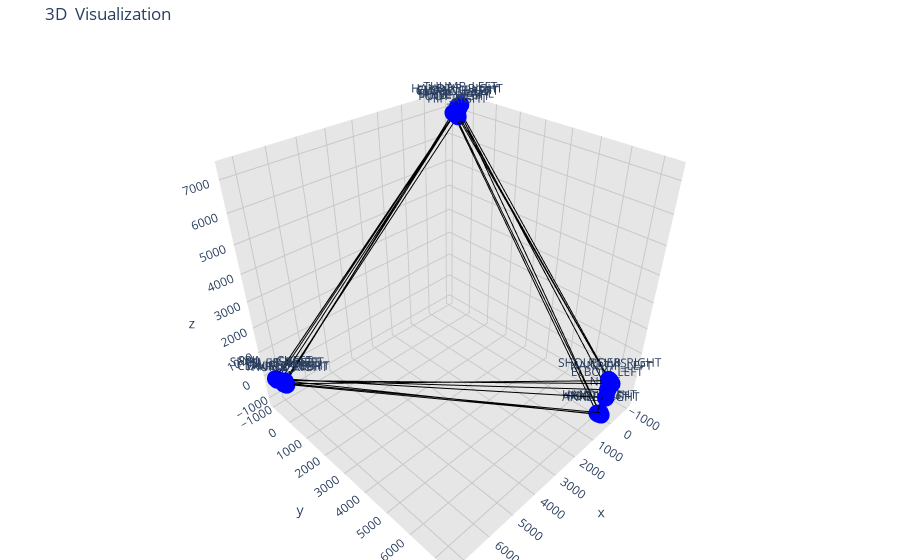

Write notebook code for a chart like this one.
### Code cell
import torch
import pandas as pd
import plotly.graph_objs as go
from torch_geometric.data import Data

# Load the dataset

df = pd.read_csv(file_path)
"""
# Define anatomical connections as edges
edges = torch.tensor([
    [0, 1],   # PELVIS to SPINE_NAVAL
    [1, 2],   # SPINE_NAVAL to SPINE_CHEST
    [2, 3],   # SPINE_CHEST to NECK
    [2, 4],   # SPINE_CHEST to CLAVICLE_LEFT
    [4, 5],   # CLAVICLE_LEFT to SHOULDER_LEFT
    [5, 6],   # SHOULDER_LEFT to ELBOW_LEFT
    [6, 7],   # ELBOW_LEFT to WRIST_LEFT
    [7, 8],   # WRIST_LEFT to HAND_LEFT
    [8, 9],   # HAND_LEFT to HANDTIP_LEFT
    [7, 10],  # WRIST_LEFT to THUMB_LEFT
    [2, 11],  # SPINE_CHEST to CLAVICLE_RIGHT
    [11, 12], # CLAVICLE_RIGHT to SHOULDER_RIGHT
    [12, 13], # SHOULDER_RIGHT to ELBOW_RIGHT
    [13, 14], # ELBOW_RIGHT to WRIST_RIGHT
    [14, 15], # WRIST_RIGHT to HAND_RIGHT
    [15, 16], # HAND_RIGHT to HANDTIP_RIGHT
    [14, 17], # WRIST_RIGHT to THUMB_RIGHT
    [0, 18],  # PELVIS to HIP_LEFT
    [18, 19], # HIP_LEFT to KNEE_LEFT
    [19, 20], # KNEE_LEFT to ANKLE_LEFT
    [20, 21], # ANKLE_LEFT to FOOT_LEFT
    [0, 22],  # PELVIS to HIP_RIGHT
    [22, 23], # HIP_RIGHT to KNEE_RIGHT
    [23, 24], # KNEE_RIGHT to ANKLE_RIGHT
    [24, 25], # ANKLE_RIGHT to FOOT_RIGHT
]).t().contiguous()

# List of joints in the order they appear in the DataFrame
joints = [
    'FOOT_RIGHT', 'FOOT_LEFT', 'ANKLE_RIGHT', 'ANKLE_LEFT', 'KNEE_RIGHT', 'KNEE_LEFT',
    'HIP_RIGHT', 'HIP_LEFT', 'PELVIS', 'SPINE_NAVAL', 'SPINE_CHEST',
    'CLAVICLE_RIGHT', 'CLAVICLE_LEFT', 'SHOULDER_RIGHT', 'SHOULDER_LEFT',
    'ELBOW_RIGHT', 'ELBOW_LEFT', 'WRIST_RIGHT', 'WRIST_LEFT', 'HAND_RIGHT',
    'HAND_LEFT', 'HANDTIP_RIGHT', 'HANDTIP_LEFT', 'THUMB_RIGHT', 'THUMB_LEFT',
    'NECK', 'HEAD', 'NOSE', 'EYE_LEFT', 'EAR_LEFT', 'EYE_RIGHT', 'EAR_RIGHT'
]
"""

edges = torch.tensor([
    [0, 1],   # PELVIS to SPINE_NAVAL
    [1, 2],   # SPINE_NAVAL to SPINE_CHEST
    [2, 3],   # SPINE_CHEST to NECK
    [2, 4],   # SPINE_CHEST to CLAVICLE_LEFT
    [4, 5],   # CLAVICLE_LEFT to SHOULDER_LEFT
    [5, 6],   # SHOULDER_LEFT to ELBOW_LEFT
    [6, 7],   # ELBOW_LEFT to WRIST_LEFT
    [7, 8],   # WRIST_LEFT to HAND_LEFT
    [8, 9],   # HAND_LEFT to HANDTIP_LEFT
    [7, 10],  # WRIST_LEFT to THUMB_LEFT
    [2, 11],  # SPINE_CHEST to CLAVICLE_RIGHT
    [11, 12], # CLAVICLE_RIGHT to SHOULDER_RIGHT
    [12, 13], # SHOULDER_RIGHT to ELBOW_RIGHT
    [13, 14], # ELBOW_RIGHT to WRIST_RIGHT
    [14, 15], # WRIST_RIGHT to HAND_RIGHT
    [15, 16], # HAND_RIGHT to HANDTIP_RIGHT
    [14, 17], # WRIST_RIGHT to THUMB_RIGHT
    [0, 18],  # PELVIS to HIP_LEFT
    [18, 19], # HIP_LEFT to KNEE_LEFT
    [19, 20], # KNEE_LEFT to ANKLE_LEFT
    [20, 21], # ANKLE_LEFT to FOOT_LEFT
    [0, 22],  # PELVIS to HIP_RIGHT
    [22, 23], # HIP_RIGHT to KNEE_RIGHT
    [23, 24], # KNEE_RIGHT to ANKLE_RIGHT
    [24, 25], # ANKLE_RIGHT to FOOT_RIGHT
]).t().contiguous()

joints = [
    'PELVIS', 'SPINE_NAVAL', 'SPINE_CHEST', 'NECK', 'CLAVICLE_LEFT', 'SHOULDER_LEFT',
    'ELBOW_LEFT', 'WRIST_LEFT', 'HAND_LEFT', 'HANDTIP_LEFT', 'THUMB_LEFT',
    'CLAVICLE_RIGHT', 'SHOULDER_RIGHT', 'ELBOW_RIGHT', 'WRIST_RIGHT', 'HAND_RIGHT',
    'HANDTIP_RIGHT', 'THUMB_RIGHT', 'HIP_LEFT', 'KNEE_LEFT', 'ANKLE_LEFT',
    'FOOT_LEFT', 'HIP_RIGHT', 'KNEE_RIGHT', 'ANKLE_RIGHT', 'FOOT_RIGHT'
]


# Function to extract node features and create a Data object
def create_data_object_vis(row):
    node_features = []
    node_positions = []  # Store (x, y, z) positions separately for Plotly visualization

    for joint in joints:
        x = row[f'{joint}_X']
        y = row[f'{joint}_Y']
        z = row[f'{joint}_Z']
        node_features.append([x, y, z])
        node_positions.append((x, y, z))  # Save position for each joint

    node_features = torch.tensor(node_features, dtype=torch.float)

    # Extract label (assuming 'frailty' is the target column)
    label = torch.tensor([row['QoR_class']], dtype=torch.float)

    # Create the Data object
    data = Data(x=node_features, edge_index=edges, y=label)

    return data, node_positions

# Function to plot the graph using Plotly
def plot_graph(node_positions):
    # Extract x, y, z coordinates from node_positions
    x_coords = [pos[0] for pos in node_positions]
    y_coords = [pos[1] for pos in node_positions]
    z_coords = [pos[2] for pos in node_positions]

    # Create edges for Plotly
    edge_x = []
    edge_y = []
    edge_z = []
    for edge in edges.t().tolist():
        x0, y0, z0 = node_positions[edge[0]]
        x1, y1, z1 = node_positions[edge[1]]
        edge_x.extend([x0, x1, None])
        edge_y.extend([y0, y1, None])
        edge_z.extend([z0, z1, None])

    # Plot the edges
    edge_trace = go.Scatter3d(
        x=edge_x, y=edge_y, z=edge_z,
        mode='lines',
        line=dict(color='black', width=2),
        hoverinfo='none'
    )

    # Plot the nodes with joint names
    node_trace = go.Scatter3d(
        x=x_coords, y=y_coords, z=z_coords,
        mode='markers+text',
        marker=dict(size=6, color='blue'),
        text=joints,  # Use the joint names as text labels
        hoverinfo='text'
    )

    # Create the figure with gridlines and joint names
    fig = go.Figure(data=[edge_trace, node_trace],
                    layout=go.Layout(
                        title='3D  Visualization',
                        showlegend=False,
                        scene=dict(
                            xaxis=dict(
                                showbackground=True,
                                backgroundcolor="rgb(230, 230, 230)",
                                gridcolor="rgb(200, 200, 200)",
                                showgrid=True,
                                zerolinecolor="rgb(200, 200, 200)",
                            ),
                            yaxis=dict(
                                showbackground=True,
                                backgroundcolor="rgb(230, 230, 230)",
                                gridcolor="rgb(200, 200, 200)",
                                showgrid=True,
                                zerolinecolor="rgb(200, 200, 200)",
                            ),
                            zaxis=dict(
                                showbackground=True,
                                backgroundcolor="rgb(230, 230, 230)",
                                gridcolor="rgb(200, 200, 200)",
                                showgrid=True,
                                zerolinecolor="rgb(200, 200, 200)",
                            ),
                        ),
                        margin=dict(l=0, r=0, b=0, t=40),
                    ))

    fig.show()

# Example usage with a single row (e.g., the first row in your DataFrame)
single_row = df.iloc[0]
data, node_positions = create_data_object_vis(single_row)

# Plot the graph using Plotly
plot_graph(node_positions)

### Figure 1 — Plotly figure (JSON) as saved in the notebook; plotly's stock layout.template omitted (floating-point values rounded to 4 significant figures)
{"data": [{"hoverinfo": "none", "line": {"color": "black", "width": 2}, "mode": "lines", "type": "scatter3d", "x": [-36.17, -419.2, null, -419.2, 7250.0, null, 7250.0, -32.22, null, 7250.0, -587.1, null, -587.1, 7229.0, null, 7229.0, -29.14, null, -29.14, -721.6, null, -721.6, 7215.0, null, 7215.0, -24.57, null, -721.6, -927.5, null, 7250.0, 7219.0, null, 7219.0, 6.012, null, 6.012, -893.2, null, -893.2, 7212.0, null, 7212.0, 125.9, null, 125.9, -838.3, null, 7212.0, 7181.0, null, -36.17, 179.0, null, 179.0, -583.5, null, -583.5, 7212.0, null, 7212.0, 148.9, null, -36.17, -370.1, null, -370.1, 7168.0, null, 7168.0, 117.1, null, 117.1, -297.2, null], "y": [7207.0, -56.11, null, -56.11, -893.7, null, -893.7, 7227.0, null, -893.7, -171.1, null, -171.1, -847.6, null, -847.6, 7242.0, null, 7242.0, -291.3, null, -291.3, -632.6, null, -632.6, 7345.0, null, -291.3, -373.2, null, -893.7, -434.5, null, -434.5, 7284.0, null, 7284.0, -429.2, null, -429.2, -398.5, null, -398.5, 7213.0, null, 7213.0, -425.9, null, -398.5, -332.8, null, 7207.0, 7137.0, null, 7137.0, -383.4, null, -383.4, -371.2, null, -371.2, 7174.0, null, 7207.0, 50.27, null, 50.27, -417.5, null, -417.5, 7253.0, null, 7253.0, -25.48, null], "z": [374.3, 7224.0, null, 7224.0, -114.1, null, -114.1, -420.7, null, -114.1, 7247.0, null, 7247.0, -162.7, null, -162.7, -53.35, null, -53.35, 7167.0, null, 7167.0, -63.24, null, -63.24, 284.8, null, 7167.0, 7268.0, null, -114.1, -71.29, null, -71.29, 393.2, null, 393.2, 7146.0, null, 7146.0, -25.81, null, -25.81, -1004.0, null, -1004.0, 7209.0, null, -25.81, -80.32, null, 374.3, -1038.0, null, -1038.0, 7071.0, null, 7071.0, -54.83, null, -54.83, -1077.0, null, 374.3, 7097.0, null, 7097.0, 31.15, null, 31.15, -1081.0, null, -1081.0, 7181.0, null]}, {"hoverinfo": "text", "marker": {"color": "blue", "size": 6}, "mode": "markers+text", "text": ["PELVIS", "SPINE_NAVAL", "SPINE_CHEST", "NECK", "CLAVICLE_LEFT", "SHOULDER_LEFT", "ELBOW_LEFT", "WRIST_LEFT", "HAND_LEFT", "HANDTIP_LEFT", "THUMB_LEFT", "CLAVICLE_RIGHT", "SHOULDER_RIGHT", "ELBOW_RIGHT", "WRIST_RIGHT", "HAND_RIGHT", "HANDTIP_RIGHT", "THUMB_RIGHT", "HIP_LEFT", "KNEE_LEFT", "ANKLE_LEFT", "FOOT_LEFT", "HIP_RIGHT", "KNEE_RIGHT", "ANKLE_RIGHT", "FOOT_RIGHT"], "type": "scatter3d", "x": [-36.17, -419.2, 7250.0, -32.22, -587.1, 7229.0, -29.14, -721.6, 7215.0, -24.57, -927.5, 7219.0, 6.012, -893.2, 7212.0, 125.9, -838.3, 7181.0, 179.0, -583.5, 7212.0, 148.9, -370.1, 7168.0, 117.1, -297.2], "y": [7207.0, -56.11, -893.7, 7227.0, -171.1, -847.6, 7242.0, -291.3, -632.6, 7345.0, -373.2, -434.5, 7284.0, -429.2, -398.5, 7213.0, -425.9, -332.8, 7137.0, -383.4, -371.2, 7174.0, 50.27, -417.5, 7253.0, -25.48], "z": [374.3, 7224.0, -114.1, -420.7, 7247.0, -162.7, -53.35, 7167.0, -63.24, 284.8, 7268.0, -71.29, 393.2, 7146.0, -25.81, -1004.0, 7209.0, -80.32, -1038.0, 7071.0, -54.83, -1077.0, 7097.0, 31.15, -1081.0, 7181.0]}], "layout": {"margin": {"b": 0, "l": 0, "r": 0, "t": 40}, "scene": {"xaxis": {"backgroundcolor": "rgb(230, 230, 230)", "gridcolor": "rgb(200, 200, 200)", "showbackground": true, "showgrid": true, "zerolinecolor": "rgb(200, 200, 200)"}, "yaxis": {"backgroundcolor": "rgb(230, 230, 230)", "gridcolor": "rgb(200, 200, 200)", "showbackground": true, "showgrid": true, "zerolinecolor": "rgb(200, 200, 200)"}, "zaxis": {"backgroundcolor": "rgb(230, 230, 230)", "gridcolor": "rgb(200, 200, 200)", "showbackground": true, "showgrid": true, "zerolinecolor": "rgb(200, 200, 200)"}}, "showlegend": false, "title": {"text": "3D  Visualization"}}}
